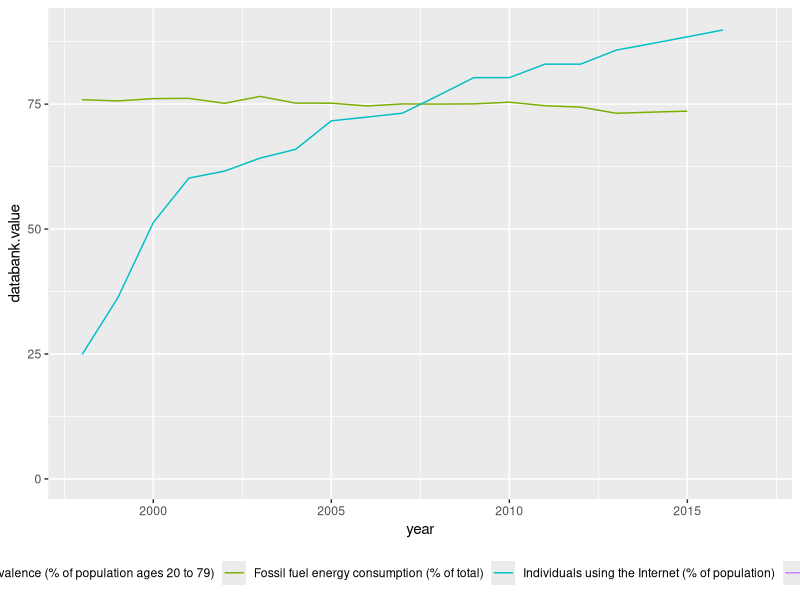

Write the R code that produced this figure.
## ---- chunk 1
knitr::opts_chunk$set(
	echo = TRUE,
	message = FALSE,
	warning = FALSE
)
## ---- chunk 2
library("tidyverse")
library("readxl")
tidied_world_data <- read_csv("data-raw/tidied-databank-data.csv")

tidied_world_data %>%
  filter(country.name == "Canada") %>%
  ggplot(aes(x = year,
             y = databank.value,
             color = series.name)) +
  geom_line() +
  theme(legend.position = "bottom")
